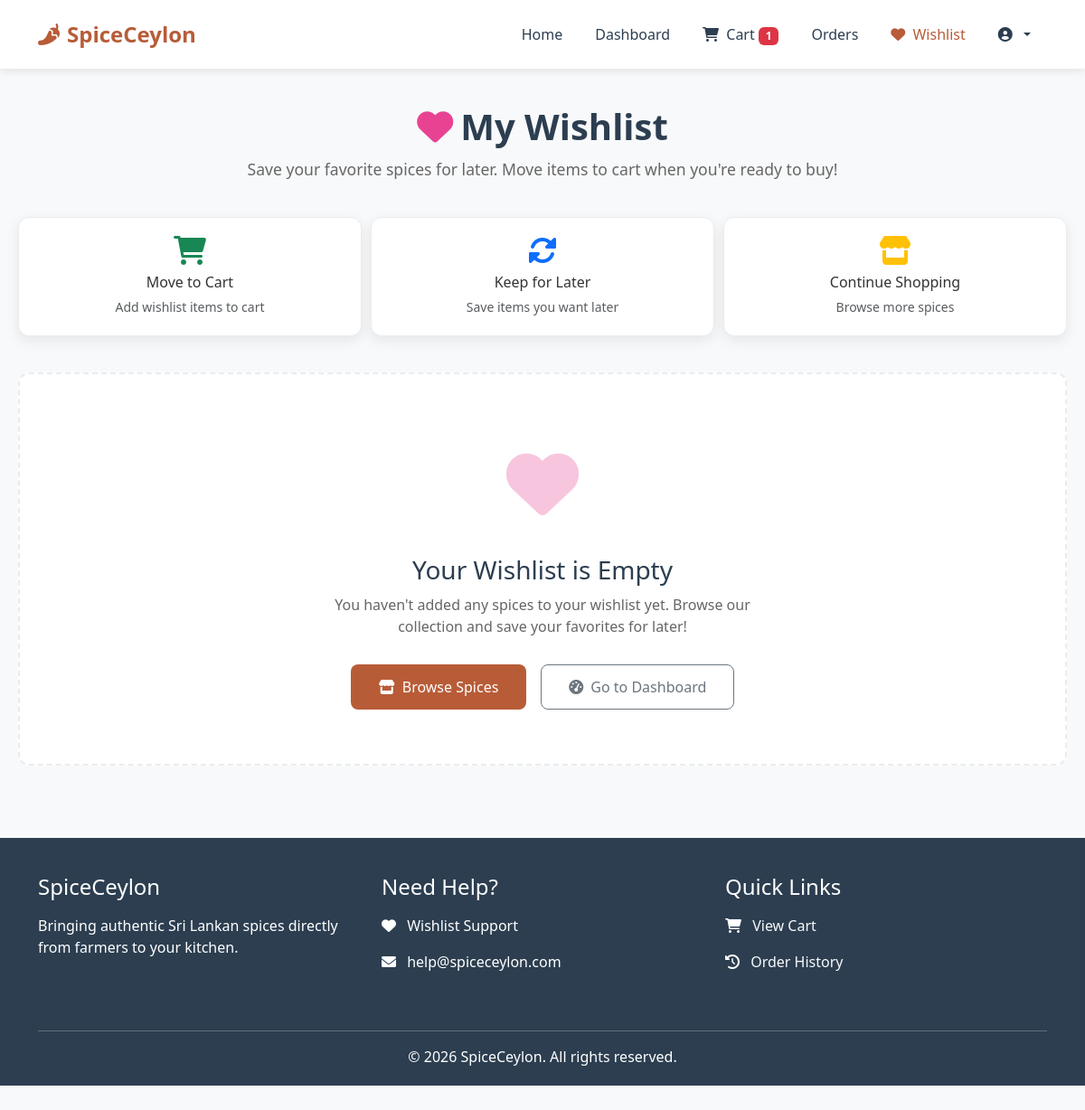
/customer/wishlist.php (signed in), run on an earlier commit of the app's database.
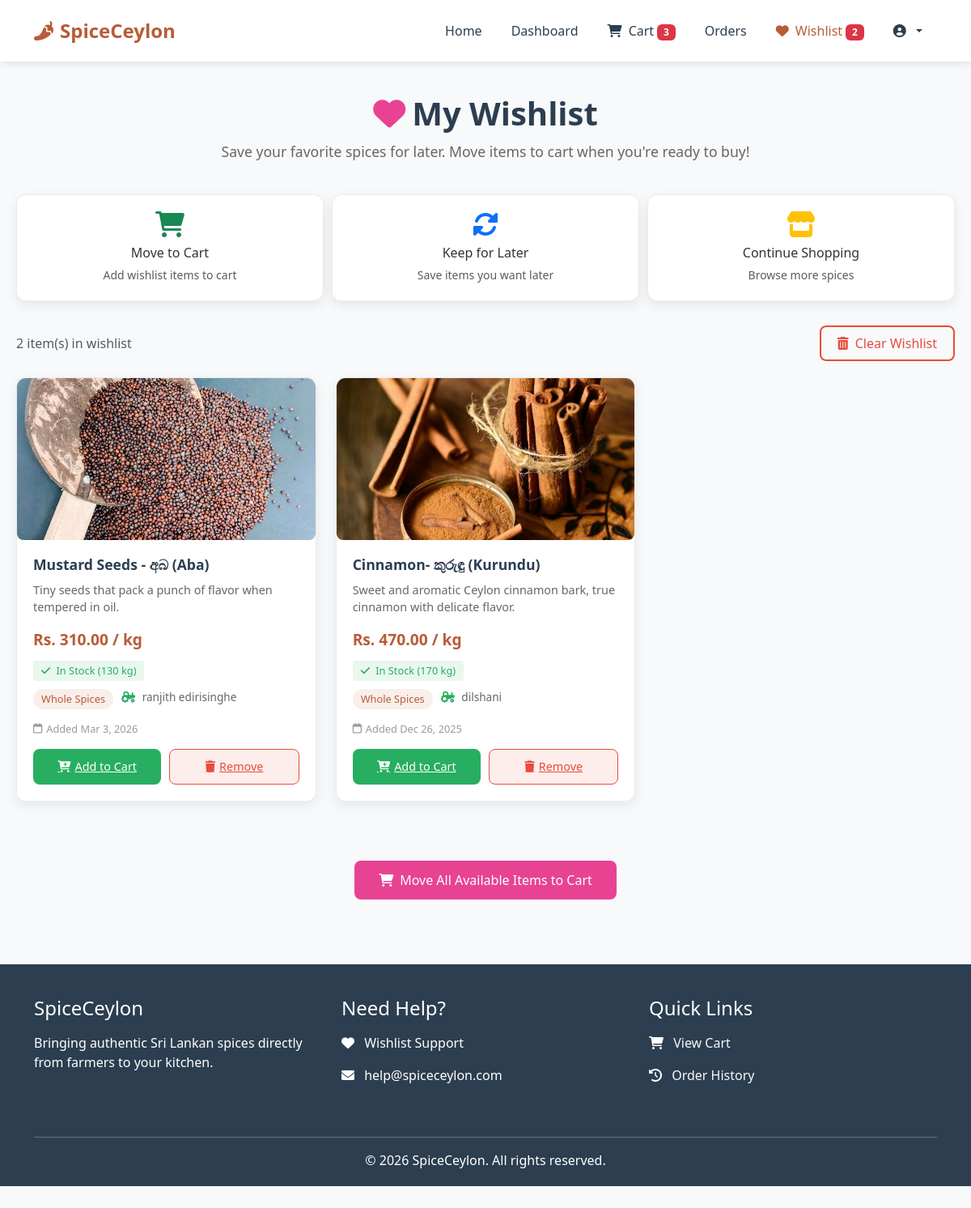
And on a later commit of the database.
### tables this page shows
CREATE TABLE `wishlist` (
  `wishlist_id` int(11) NOT NULL,
  `customer_id` int(11) NOT NULL,
  `product_id` int(11) NOT NULL,
  `created_at` timestamp NOT NULL DEFAULT current_timestamp()
);

CREATE TABLE `products` (
  `product_id` int(11) NOT NULL,
  `farmer_id` int(11) DEFAULT NULL,
  `name` varchar(255) DEFAULT NULL,
  `description` text DEFAULT NULL,
  `category` varchar(100) DEFAULT 'Spices',
  `price` decimal(10,2) DEFAULT NULL,
  `stock` int(11) DEFAULT NULL,
  `image` varchar(255) DEFAULT NULL,
  `status` enum('Pending','Approved','Rejected') DEFAULT 'Pending',
  `created_at` timestamp NOT NULL DEFAULT current_timestamp(),
  `admin_approved` enum('pending','approved','rejected') NOT NULL DEFAULT 'pending',
  `approved_by` int(11) DEFAULT NULL,
  `approved_at` datetime DEFAULT NULL,
  `rejection_reason` text DEFAULT NULL
);

CREATE TABLE `users` (
  `user_id` int(11) NOT NULL,
  `name` varchar(255) DEFAULT NULL,
  `email` varchar(255) DEFAULT NULL,
  `password` varchar(255) DEFAULT NULL,
  `phone` varchar(20) DEFAULT NULL,
  `address` varchar(255) DEFAULT NULL,
  `role` enum('customer','farmer') DEFAULT NULL,
  `farm_location` varchar(255) DEFAULT NULL,
  `profile_image` varchar(255) DEFAULT 'default-avatar.jpg',
  `is_registered` tinyint(1) DEFAULT 1,
  `created_at` timestamp NOT NULL DEFAULT current_timestamp(),
  `status` enum('pending','approved','active','inactive','suspended','rejected') NOT NULL DEFAULT 'pending' COMMENT 'User account status: pending=waiting approval, approved=approved but not active yet',
  `email_notifications` tinyint(1) DEFAULT 1,
  `push_notifications` tinyint(1) DEFAULT 1,
  `last_notification_check` timestamp NULL DEFAULT NULL
);

### customer/wishlist.php (the view, shortened to what the rows shown need)
<?php
include '../config/db.php';
$user_id = $_SESSION['user_id'];
$wishlist_query = "
    SELECT w.wishlist_id, w.created_at,
           p.product_id, p.name, p.description, p.category, p.price, p.stock, p.image,
           u.name as farmer_name, u.farm_location
    FROM wishlist w
    JOIN products p ON w.product_id = p.product_id
    JOIN users u ON p.farmer_id = u.user_id
    WHERE w.customer_id = ?
    AND p.status = 'Approved'
    AND p.admin_approved = 'approved'
    ORDER BY w.created_at DESC
";
$wishlist_stmt = $conn->prepare($wishlist_query);
$wishlist_stmt->bind_param("i", $user_id);
$wishlist_stmt->execute();
$wishlist_result = $wishlist_stmt->get_result();
$wishlist_count = $wishlist_result->num_rows;
?>
<!DOCTYPE html>
<html lang="en">
<head>
    <link href="https://cdn.jsdelivr.net/npm/bootstrap@5.3.0/dist/css/bootstrap.min.css" rel="stylesheet">
    <link rel="stylesheet" href="https://cdnjs.cloudflare.com/ajax/libs/font-awesome/6.0.0/css/all.min.css">
</head>
<body>
    <div class="wishlist-container">
        <div class="wishlist-header">
            <h1><i class="fas fa-heart me-2" style="color: var(--spice-pink);"></i>My Wishlist</h1>
        </div>
        <?php if ($wishlist_count > 0): ?>
            <div class="row">
                <?php
                $wishlist_result->data_seek(0);
                while ($item = $wishlist_result->fetch_assoc()):
                    $image_path = '';
                    if ($item['image']) {
                        $image_name = basename($item['image']);
                        if (file_exists('../assets/images/' . $image_name)) {
                            $image_path = '../assets/images/' . $image_name;
                        } else {
                            $image_path = '../assets/images/default-spice.jpg';
                        }
                    } else {
                        $image_path = '../assets/images/default-spice.jpg';
                    }
                    $stock_class = 'stock-in';
                    $stock_text = 'In Stock';
                ?>
                <div class="col-lg-4 col-md-6 mb-4">
                    <div class="wishlist-card">
                        <img src="<?php echo $image_path; ?>"
                             alt="<?php echo htmlspecialchars($item['name']); ?>"
                             class="product-image"
                             onerror="this.src='../assets/images/default-spice.jpg'">
                        <div class="product-details">
                            <h5 class="product-name"><?php echo htmlspecialchars($item['name']); ?></h5>
                            <p class="product-description">
                                <?php echo substr(htmlspecialchars($item['description']), 0, 100); ?>
                            </p>
                            <p class="product-price">Rs. <?php echo number_format($item['price'], 2); ?> / kg</p>
                            <div class="<?php echo $stock_class; ?> stock-info">
                                <i class="fas fa-<?php echo $stock_class == 'stock-out' ? 'times' : ($stock_class == 'stock-low' ? 'exclamation-triangle' : 'check'); ?> me-1"></i>
                                <?php echo $stock_text; ?> (<?php echo $item['stock']; ?> kg)
                            </div>
                            <div class="product-meta">
                                <span class="product-category"><?php echo htmlspecialchars($item['category']); ?></span>
                                <span class="farmer-info">
                                    <i class="fas fa-tractor"></i>
                                    <?php echo htmlspecialchars($item['farmer_name']); ?>
                                </span>
                            </div>
                            <div class="added-date">
                                <i class="far fa-calendar"></i>
                                Added <?php echo date('M j, Y', strtotime($item['created_at'])); ?>
                            </div>
                            <div class="wishlist-actions">
                                <?php if ($item['stock'] > 0): ?>
                                    <a href="wishlist.php?move_to_cart=<?php echo $item['product_id']; ?>"
                                       class="btn-wishlist btn-add-cart">
                                        <i class="fas fa-cart-plus"></i> Add to Cart
                                    </a>
                                <?php else: ?>
                                    <button class="btn-wishlist btn-add-cart" disabled style="opacity: 0.6;">
                                        <i class="fas fa-times"></i> Out of Stock
                                    </button>
                                <?php endif; ?>
                                <a href="wishlist.php?remove=<?php echo $item['wishlist_id']; ?>"
                                   class="btn-wishlist btn-remove"
                                   onclick="return confirm('Remove <?php echo htmlspecialchars($item['name']); ?> from wishlist?')">
                                    <i class="fas fa-trash"></i> Remove
                                </a>
                            </div>
                        </div>
                    </div>
                </div>
                <?php endwhile; ?>
            </div>
        <?php endif; ?>
    </div>
</body>
</html>

What changed in the data, as far as the page shows it:
added wishlist: product.image (picture), product.name "Mustard Seeds - අබ (Aba)", product.description "Tiny seeds that pack a punch of flavor when tempered in oil.", product.price "310.00", stock_text "In Stock", product.stock "130", product.category "Whole Spices", users.name "ranjith edirisinghe", created_at "Mar 3, 2026"
added wishlist: product.image (picture), product.name "Cinnamon- කුරුඳු (Kurundu)", product.description "Sweet and aromatic Ceylon cinnamon bark, true cinnamon with delicate flavor.", product.price "470.00", stock_text "In Stock", product.stock "170", product.category "Whole Spices", users.name "dilshani", created_at "Dec 26, 2025"
Also different on the page:
$cart_count: "1" → "3"
$wishlist_count: (not shown) → "2"
text no longer shown: "Your Wishlist is Empty You haven't added any spices to your wishlist yet. Browse our collection and save your favorites for later! Browse Spices Go to Dashboard"
text now shown: "item(s) in wishlist Clear Wishlist Move All Available Items to Cart"
